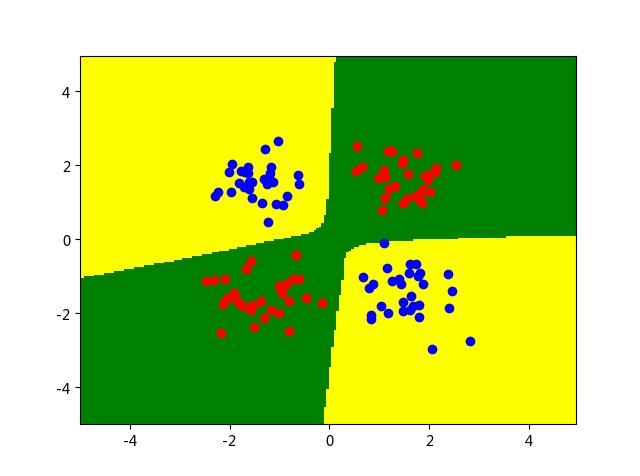

Source code (Python):

from ThinkNet.Core import Sigmoid,Relu,Dense,Net,NLLoss,GD,MSELoss,toSoftmax,toOnehot,Adam
from Data_Samples import inputX,realL,n_samples
import numpy as n,matplotlib.pyplot as p


layers = [
    Dense(2,64),
    Relu(),
    Dense(64,64),
    Relu(),
    Dense(64,2),

]

mse = MSELoss()
nll = NLLoss()
gd = GD(1e-3)
adam = Adam(1e-3)

net = Net(layers, nll, gd)

epochs = 5000
for i in range(epochs):

    predL = net.forward(inputX, realL)
    if i%100 == 0:
        print(nll(predL, realL))
    net.backward()
    net.update()

predL = net.predict(inputX)
# print(predL)
# print(toSoftmax(predL))

x = n.arange(-5,5,0.05)
y = n.arange(-5,5,0.05)
xx,yy = n.meshgrid(x,y)
megX = n.concatenate((xx.reshape(-1,1),yy.reshape(-1,1)),axis=1)

predY = net.predict(megX)


ls0 = []
ls1 = []
ls = []
for i in range(megX.shape[0]):
    if n.argmax(predY[i]) == 0:
        ls0.append(megX[i])
        ls.append(0)
    elif n.argmax(predY[i]) == 1:
        ls1.append(megX[i])
        ls.append(1)
Z = n.array(ls)

# 方式一
# arr0 = n.array(ls0)
# arr1 = n.array(ls1)
# p.scatter(arr0[:,0],arr0[:,1],c='green')
# p.scatter(arr1[:,0],arr1[:,1],c='yellow')

# 方式二
import matplotlib as mpl
cm_light = mpl.colors.ListedColormap(['green','yellow'])
p.pcolormesh(xx,yy,Z.reshape(xx.shape),cmap=cm_light)

print(toOnehot(predL))

p.scatter(inputX[0:n_samples,0],inputX[0:n_samples,1],c='red')
p.scatter(inputX[n_samples:,0],inputX[n_samples:,1],c='blue')
p.show()
